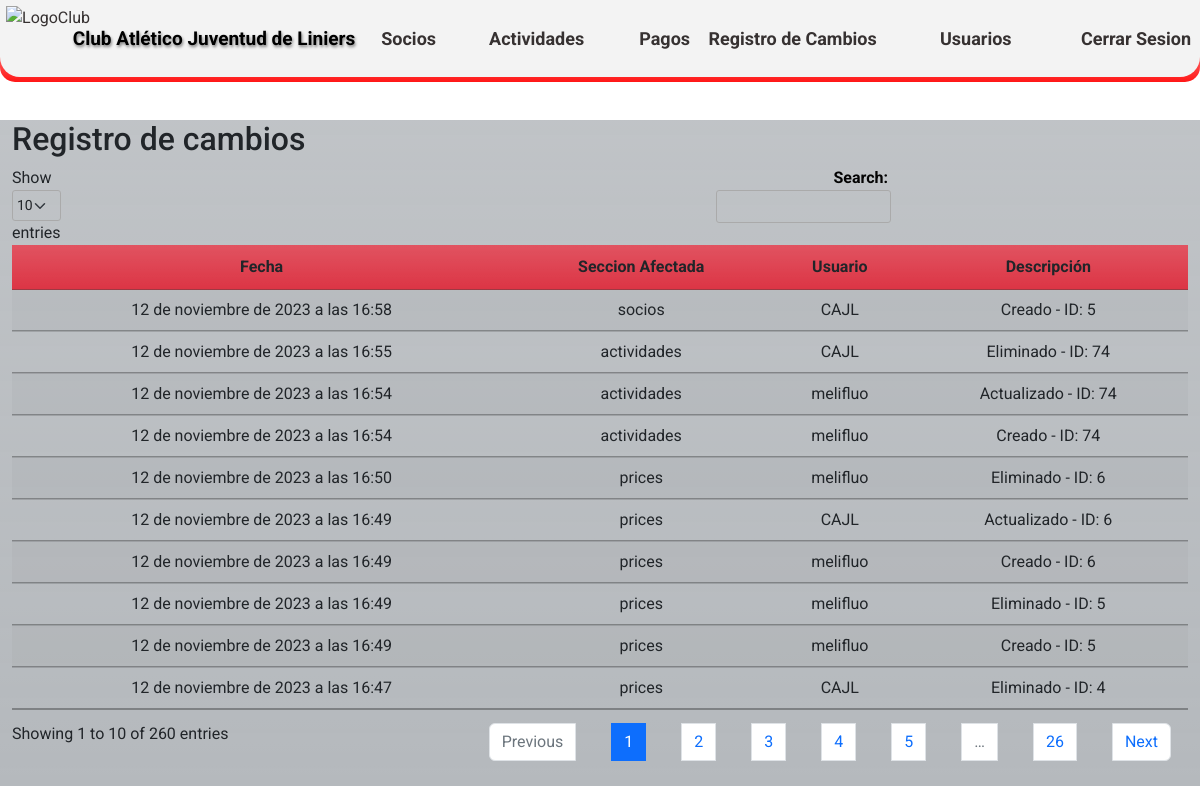
Page /change-log/ (signed in) on the earlier database version.
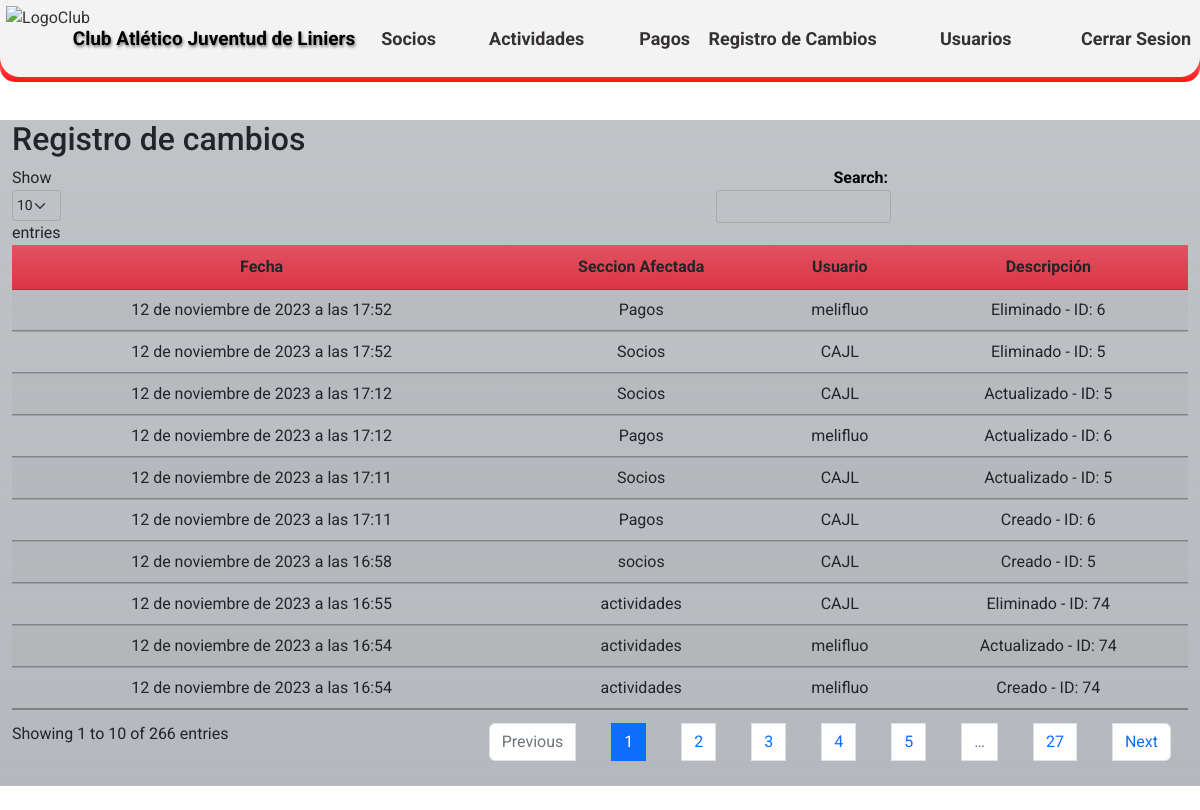
Same page on the later database version.
### CAJL/aplications/changelog/models.py (models this page shows)
class ChangeLog(models.Model):
    date = models.DateTimeField(auto_now_add=True)
    model_name = models.CharField(max_length=100)
    user = models.ForeignKey(User, null=True, blank=True,on_delete=models.CASCADE)  # Asócialo a tu modelo de usuario si lo tienes
    description = models.TextField()
    class Meta:
        verbose_name = 'Registro de Cambio'
        verbose_name_plural = 'Registros de Cambios'
        ordering = ['-date']

### CAJL/aplications/changelog/views.py (the view)
# urls.py: path('change-log/', change_log_view, name='change_log_view'),
@login_required
def change_log_view(request):
    change_logs = ChangeLog.objects.all()
    return render(request, 'changelog/change_log.html', {'change_logs': change_logs})

### templates/changelog/change_log.html (shortened to what this page needs)
{% extends 'loginregister/base.html' %}
{% load static %}
{% block content %}
<!DOCTYPE html>
<html>
<head>
    <!DOCTYPE html>
<html>
<head>
    <link rel="stylesheet" type="text/css" href={% static 'css/Estilos_DT.css' %} media="screen">
    <link rel="stylesheet" href="https://cdnjs.cloudflare.com/ajax/libs/font-awesome/6.2.0/css/all.min.css"/>
    <link rel="stylesheet" type="text/css" href="https://cdn.datatables.net/1.10.25/css/jquery.dataTables.min.css">
</head>
<body>
    <br>
    <br>
    <br>
    <br>
        <div class="container h-60 my-4">
            <div class="row">
                <div class="col-xl-12 bg-secondary bg-gradient bg-opacity-50">
                    <h2>Registro de cambios</h2>
            <table id="changeLogTable" class="display table table-striped">
                <thead>
                    <tr>
                        <th class="centered bg-danger bg-gradient">Fecha</th>
                        <th class="centered bg-danger bg-gradient">Seccion Afectada</th>
                        <th class="centered bg-danger bg-gradient">Usuario</th>
                        <th class="centered bg-danger bg-gradient">Descripción</th>
                    </tr>
                </thead>
                <tbody>
                            {% for change_log in change_logs %}
                        <tr>
                            <td class="centered">{{ change_log.date }}</td>
                            <td class="centered">{{ change_log.model_name }}</td>
                            <td class="centered">{{ change_log.user }}</td>
                            <td class="centered">{{ change_log.description }}</td>
                        </tr>
                    {% endfor %}
                </tbody>
            </table>
        </div>
    </div>
</div>
</body>
</html>
{% endblock %}

Differences in the rows shown:
no longer on this page (row unchanged): ChangeLog: date "12 de noviembre de 2023 a las 16:50", model_name "prices", user "melifluo", description "Eliminado - ID: 6"
no longer on this page (row unchanged): ChangeLog: date "12 de noviembre de 2023 a las 16:49", model_name "prices", user "CAJL", description "Actualizado - ID: 6"
no longer on this page (row unchanged): ChangeLog: date "12 de noviembre de 2023 a las 16:49", model_name "prices", user "melifluo", description "Creado - ID: 6"
no longer on this page (row unchanged): ChangeLog: date "12 de noviembre de 2023 a las 16:49", model_name "prices", user "melifluo", description "Eliminado - ID: 5"
no longer on this page (row unchanged): ChangeLog: date "12 de noviembre de 2023 a las 16:49", model_name "prices", user "melifluo", description "Creado - ID: 5"
no longer on this page (row unchanged): ChangeLog: date "12 de noviembre de 2023 a las 16:47", model_name "prices", user "CAJL", description "Eliminado - ID: 4"
added ChangeLog: date "12 de noviembre de 2023 a las 17:52", model_name "Pagos", user "melifluo", description "Eliminado - ID: 6"
added ChangeLog: date "12 de noviembre de 2023 a las 17:52", model_name "Socios", user "CAJL", description "Eliminado - ID: 5"
added ChangeLog: date "12 de noviembre de 2023 a las 17:12", model_name "Socios", user "CAJL", description "Actualizado - ID: 5"
added ChangeLog: date "12 de noviembre de 2023 a las 17:12", model_name "Pagos", user "melifluo", description "Actualizado - ID: 6"
added ChangeLog: date "12 de noviembre de 2023 a las 17:11", model_name "Socios", user "CAJL", description "Actualizado - ID: 5"
added ChangeLog: date "12 de noviembre de 2023 a las 17:11", model_name "Pagos", user "CAJL", description "Creado - ID: 6"
Other differences:
text written by a page script: "Show entries Search: Showing 1 to 10 of 260 entries Previous 1 2 3 4 5 … 26 Next" → "Show entries Search: Showing 1 to 10 of 266 entries Previous 1 2 3 4 5 … 27 Next"
